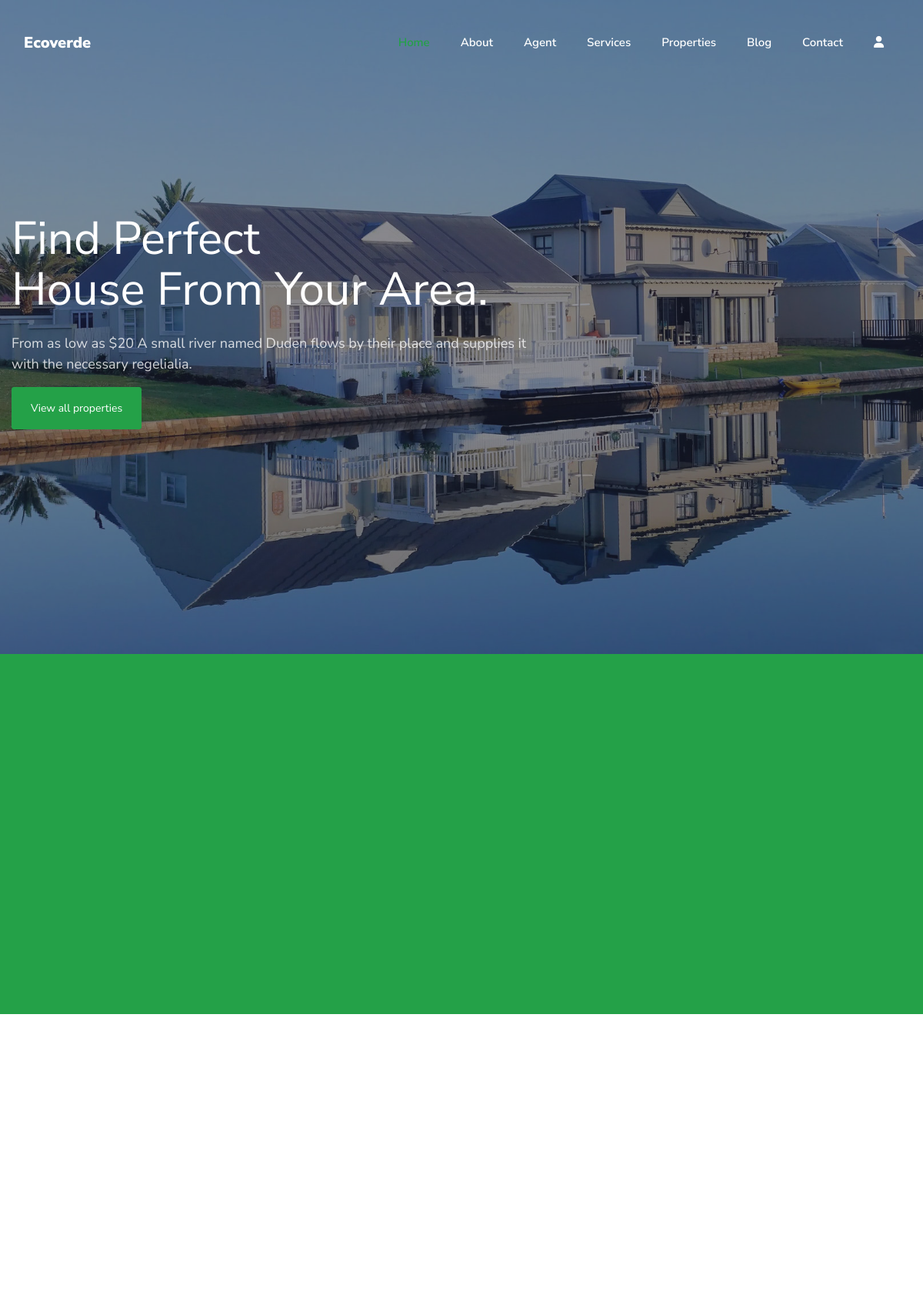
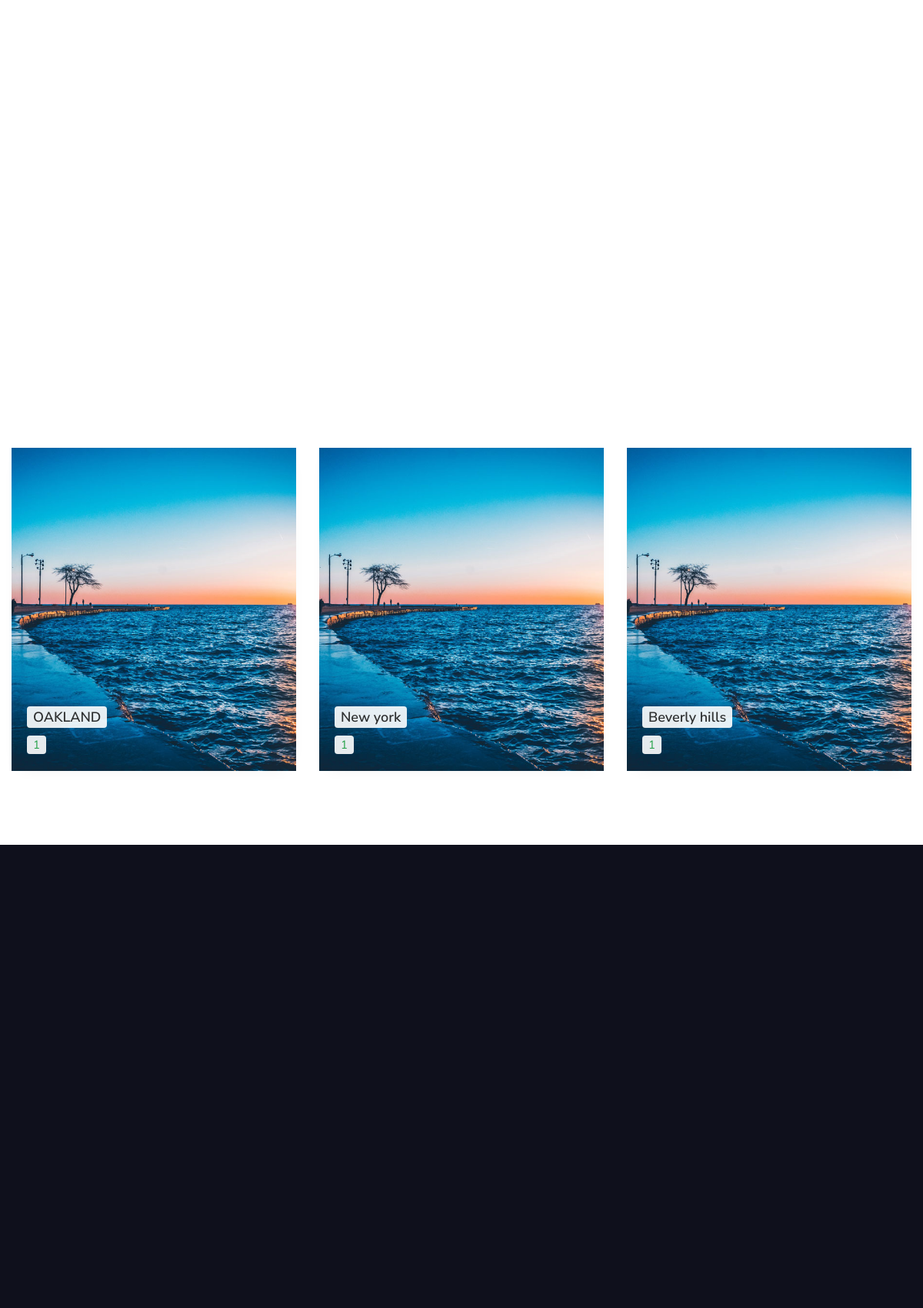
The page / (upper part) on the database its author committed (2 pictures, top to bottom).
### base/models.py (models this page shows, shortened)
class Region(models.Model):
    country = models.CharField(max_length=64)
    city = models.CharField(max_length=64)

### base/views.py (the view)
# urls.py: path('', views.index, name='home'),
def index(request):
    properties = Properties.objects.all()
    types = Property_type.objects.all()
    regions = Region.objects.all()
    region_list_count = list()
    agents = User.objects.all()
    blogs = Blogs.objects.all()
    for region in regions:
        region_properties = Properties.objects.filter(Region__id = region.id).count()
        region_list_count.append(region_properties)
    context = {'properties':properties, 'types':types, 'regions':regions, 'regions_count':region_list_count, 'agents':agents, 'blogs':blogs}
    return render(request, 'base/index.html', context)

### base/templatetags/custom_tags.py (called while the page is built)
def cutter(list, args):
    return list[args]

### base/templates/base/index.html (shortened to what this page needs)
{% extends 'main.html' %}
{% load humanize %}
{% load static %}
{% load custom_tags %}
{% block home %}active{% endblock home %}
{% block body %}
<section
      class="hero-wrap"
      style="
        background-image: url({% static 'images/xbg_1.jpg.pagespeed.ic.XHJORU-GJg.jpg' %});
      "
      data-stellar-background-ratio="0.5"
    >
      <div class="overlay"></div>
      <div class="container">
        <div class="row no-gutters slider-text align-items-center">
          <div class="col-lg-7 col-md-6 ftco-animate d-flex align-items-end">
            <div class="text">
              <h1 class="mb-4">Find Perfect <br />House From Your Area.</h1>
              <p style="font-size: 18px">
                From as low as $20 A small river named Duden flows by their
                place and supplies it with the necessary regelialia.
              </p>
              <p>
                <a href="{% url 'properties' %}" class="btn btn-primary py-3 px-4"
                  >View all properties</a
                >
              </p>
            </div>
          </div>
        </div>
      </div>
    </section>
    {% include 'base/searchbox.html' %}
    <section class="ftco-section ftco-no-pb ftco-no-pt bg-primary">
      <div class="container">
        <div class="row d-flex no-gutters">
        </div>
      </div>
</section>
<section class="ftco-section">
    <div class="container">
      <div class="row justify-content-center">
      </div>
    </div>
  </section>
  <section class="ftco-section ftco-no-pt">
    <div class="container">
      <div class="row justify-content-center">
      </div>
      <div class="row">
        {% for region in regions %}
          <div class="col-md-4">
            <a
              href="{% url 'properties' %}?location={{region.city}}"
              class="search-place img"
              style="background-image: url({% static 'images/place-3.jpg' %})"
            >
              <div class="desc">
                <h3><span>{{region.city}}</span></h3>
                <span>{{regions_count|cutter:forloop.counter0}}</span>
              </div>
            </a>
          </div>
        {% endfor %}
      </div>
    </div>
</section>
<section class="ftco-section services-section bg-darken">
    <div class="container">
      <div class="row justify-content-center">
      </div>
      <div class="row">
      </div>
    </div>
</section>
{% endblock body %}

### rows shown on the page
Region: city "OAKLAND", id "1"
Region: city "New york", counter0 "1"
Region: city "Beverly hills", counter0 "1"
